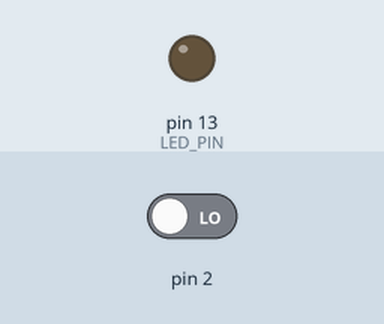
A sketch run on a simulated Arduino Uno, built with avr-gcc and run on an emulated ATmega328P. On the bench: output pins drawn as LEDs (lit = HIGH). The test bench sets the inputs (shaded band); at power-on: pin 2 LOW. The sensor or clock chip raises its interrupt line as the real part does; what the sketch prints to the serial monitor is not drawn.

Above: at 0.1 s.
At 1.7 s:
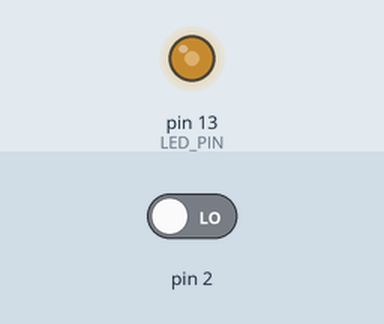
1.8 s: pin 2 driven HIGH
At 2.7 s:
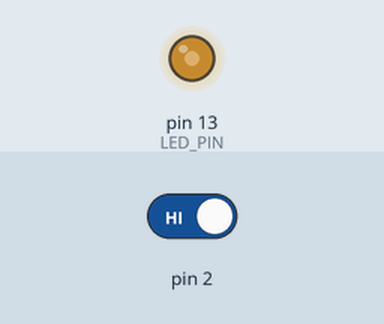
Timing chart, 0 to 4.8 s (numbered marks = the images above; inputs shaded):
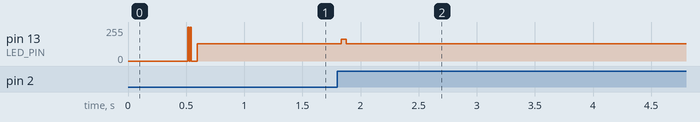

The sketch:

HUD.ino
```cpp
#include "I2Cdev.h"
#include "MPU6050_6Axis_MotionApps20.h"

#if I2CDEV_IMPLEMENTATION == I2CDEV_ARDUINO_WIRE
    #include "Wire.h"
#endif

MPU6050 mpu;
#define OUTPUT_TEAPOT
#define LED_PIN 13
bool blinkState = false;

// MPU control/status vars
bool dmpReady = false;  // set true if DMP init was successful
uint8_t mpuIntStatus;   // holds actual interrupt status byte from MPU
uint8_t devStatus;      // return status after each device operation (0 = success, !0 = error)
uint16_t packetSize;    // expected DMP packet size (default is 42 bytes)
uint16_t fifoCount;     // count of all bytes currently in FIFO
uint8_t fifoBuffer[64]; // FIFO storage buffer

// orientation/motion vars
Quaternion q;           // [w, x, y, z]         quaternion container
VectorInt16 aa;         // [x, y, z]            accel sensor measurements
VectorInt16 aaReal;     // [x, y, z]            gravity-free accel sensor measurements
VectorInt16 aaWorld;    // [x, y, z]            world-frame accel sensor measurements
VectorFloat gravity;    // [x, y, z]            gravity vector
float euler[3];         // [psi, theta, phi]    Euler angle container
float ypr[3];           // [yaw, pitch, roll]   yaw/pitch/roll container and gravity vector

// packet structure for InvenSense teapot demo
uint8_t teapotPacket[14] = { '$', 0x02, 0,0, 0,0, 0,0, 0,0, 0x00, 0x00, '\r', '\n' };

// ================================================================
// ===               INTERRUPT DETECTION ROUTINE                ===
// ================================================================

volatile bool mpuInterrupt = false;     // indicates whether MPU interrupt pin has gone high
void dmpDataReady() {
    mpuInterrupt = true;
}

// ================================================================
// ===                      INITIAL SETUP                       ===
// ================================================================

void setup() {
    // join I2C bus (I2Cdev library doesn't do this automatically)
    #if I2CDEV_IMPLEMENTATION == I2CDEV_ARDUINO_WIRE
        Wire.begin();
        TWBR = 24; // 400kHz I2C clock (200kHz if CPU is 8MHz)
    #elif I2CDEV_IMPLEMENTATION == I2CDEV_BUILTIN_FASTWIRE
        Fastwire::setup(400, true);
    #endif

    // initialize serial communication
    // (115200 chosen because it is required for Teapot Demo output, but it's
    // really up to you depending on your project)
    Serial.begin(115200);
    while (!Serial); // wait for Leonardo enumeration, others continue immediately
    mpu.initialize();
    devStatus = mpu.dmpInitialize();

    // supply your own gyro offsets here, scaled for min sensitivity
    mpu.setXGyroOffset(220);
    mpu.setYGyroOffset(76);
    mpu.setZGyroOffset(-85);
    mpu.setZAccelOffset(1788); // 1688 factory default for my test chip

    // make sure it worked (returns 0 if so)
    if (devStatus == 0) {
        mpu.setDMPEnabled(true);

        // enable Arduino interrupt detection
        //Serial.println(F("Enabling interrupt detection (Arduino external interrupt 0)..."));
        attachInterrupt(0, dmpDataReady, RISING);
        mpuIntStatus = mpu.getIntStatus();

        // set our DMP Ready flag so the main loop() function knows it's okay to use it
        //Serial.println(F("DMP ready! Waiting for first interrupt..."));
        dmpReady = true;

        // get expected DMP packet size for later comparison
        packetSize = mpu.dmpGetFIFOPacketSize();
    } else {

        Serial.print(devStatus);
        Serial.println(F(")"));
    }

    // configure LED for output
    pinMode(LED_PIN, OUTPUT);
}

// ================================================================
// ===                    MAIN PROGRAM LOOP                     ===
// ================================================================

void loop() {
    // if programming failed, don't try to do anything
    if (!dmpReady) return;

    // wait for MPU interrupt or extra packet(s) available
    while (!mpuInterrupt && fifoCount < packetSize) {

    }

    // reset interrupt flag and get INT_STATUS byte
    mpuInterrupt = false;
    mpuIntStatus = mpu.getIntStatus();

    // get current FIFO count
    fifoCount = mpu.getFIFOCount();

    // check for overflow (this should never happen unless our code is too inefficient)
    if ((mpuIntStatus & 0x10) || fifoCount == 1024) {
        // reset so we can continue cleanly
        mpu.resetFIFO();
        //Serial.println(F("FIFO overflow!"));

    // otherwise, check for DMP data ready interrupt (this should happen frequently)
    } else if (mpuIntStatus & 0x02) {
        // wait for correct available data length, should be a VERY short wait
        while (fifoCount < packetSize) fifoCount = mpu.getFIFOCount();

        // read a packet from FIFO
        mpu.getFIFOBytes(fifoBuffer, packetSize);

        // track FIFO count here in case there is > 1 packet available
        // (this lets us immediately read more without waiting for an interrupt)
        fifoCount -= packetSize;

        #ifdef OUTPUT_READABLE_QUATERNION
            // display quaternion values in easy matrix form: w x y z
            mpu.dmpGetQuaternion(&q, fifoBuffer);
            Serial.print("quat\t");
            Serial.print(q.w);
            Serial.print("\t");
            Serial.print(q.x);
            Serial.print("\t");
            Serial.print(q.y);
            Serial.print("\t");
            Serial.println(q.z);
        #endif

        #ifdef OUTPUT_READABLE_EULER
            // display Euler angles in degrees
            mpu.dmpGetQuaternion(&q, fifoBuffer);
            mpu.dmpGetEuler(euler, &q);
            Serial.print("euler\t");
            Serial.print(euler[0] * 180/M_PI);
            Serial.print("\t");
            Serial.print(euler[1] * 180/M_PI);
            Serial.print("\t");
            Serial.println(euler[2] * 180/M_PI);
        #endif

        #ifdef OUTPUT_READABLE_YAWPITCHROLL
            // display Euler angles in degrees
            mpu.dmpGetQuaternion(&q, fifoBuffer);
            mpu.dmpGetGravity(&gravity, &q);
            mpu.dmpGetYawPitchRoll(ypr, &q, &gravity);
            //Serial.print("Phi: ");
            Serial.print(ypr[2] * 18/M_PI);
            //Serial.print("\t theta: ");
            Serial.print(" ");
            Serial.print(ypr[1] * 180/M_PI);
            //Serial.print("\t Psi: ");
            Serial.print(" ");
            Serial.println(ypr[0] * 180/M_PI);
            //delay(100);
        #endif

        #ifdef OUTPUT_READABLE_REALACCEL
            // display real acceleration, adjusted to remove gravity
            mpu.dmpGetQuaternion(&q, fifoBuffer);
            mpu.dmpGetAccel(&aa, fifoBuffer);
            mpu.dmpGetGravity(&gravity, &q);
            mpu.dmpGetLinearAccel(&aaReal, &aa, &gravity);
            Serial.print("areal\t");
            Serial.print(aaReal.x);
            Serial.print("\t");
            Serial.print(aaReal.y);
            Serial.print("\t");
            Serial.println(aaReal.z);
        #endif

        #ifdef OUTPUT_READABLE_WORLDACCEL
            // display initial world-frame acceleration, adjusted to remove gravity
            // and rotated based on known orientation from quaternion
            mpu.dmpGetQuaternion(&q, fifoBuffer);
            mpu.dmpGetAccel(&aa, fifoBuffer);
            mpu.dmpGetGravity(&gravity, &q);
            mpu.dmpGetLinearAccel(&aaReal, &aa, &gravity);
            mpu.dmpGetLinearAccelInWorld(&aaWorld, &aaReal, &q);
            Serial.print("aworld\t");
            Serial.print(aaWorld.x);
            Serial.print("\t");
            Serial.print(aaWorld.y);
            Serial.print("\t");
            Serial.println(aaWorld.z);
        #endif

        #ifdef OUTPUT_TEAPOT
            // display quaternion values in InvenSense Teapot demo format:
            teapotPacket[2] = fifoBuffer[0];
            teapotPacket[3] = fifoBuffer[1];
            teapotPacket[4] = fifoBuffer[4];
            teapotPacket[5] = fifoBuffer[5];
            teapotPacket[6] = fifoBuffer[8];
            teapotPacket[7] = fifoBuffer[9];
            teapotPacket[8] = fifoBuffer[12];
            teapotPacket[9] = fifoBuffer[13];
            Serial.write(teapotPacket, 14);
            teapotPacket[11]++; // packetCount, loops at 0xFF on purpose
        #endif

        // blink LED to indicate activity
        blinkState = !blinkState;
        digitalWrite(LED_PIN, blinkState);
    }
}
```

Measured:
- after the input at 1.8 s, pin 13 (LED_PIN): 128/255 → 162/255 at once, → 128/255 0.04 s later
